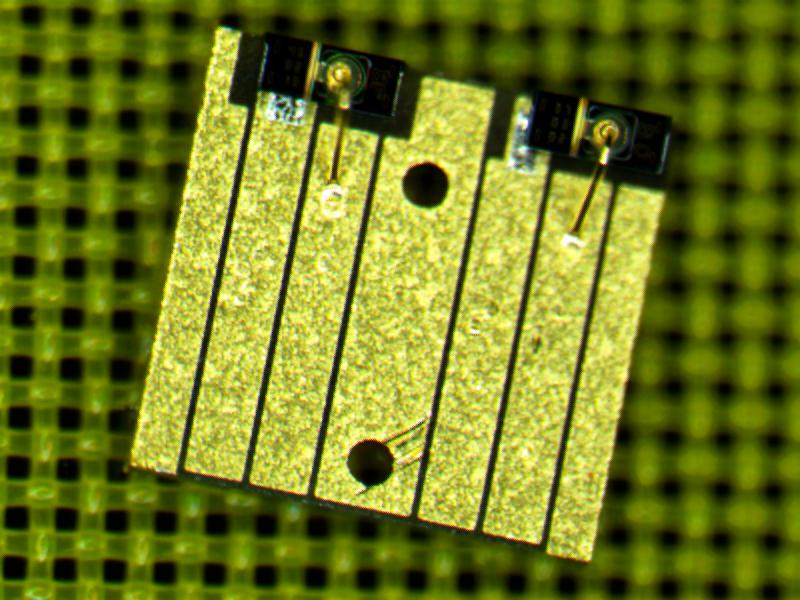
#> input picture TFPOETS/coc-0238.jpg, 800 x 600 px
$ python surf_detect.py
#> lines starting #> are read from the running program, lines starting #| are printed output that depends on the picture
import cv2
import numpy

opencv_haystack =cv2.imread('coc-0238.jpg')
#> opencv_haystack is the input picture: shape (600, 800, 3); mean B, G, R 31, 122.6, 111.7
opencv_needle =cv2.imread('coc-0250.jpg')
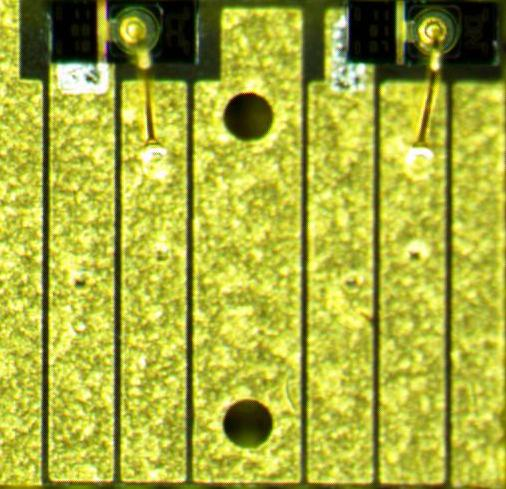
#> input picture TFPOETS/coc-0250.jpg, 506 x 489 px
#> opencv_needle is the input picture: shape (489, 506, 3); mean B, G, R 57, 173.6, 168.6

ngrey = cv2.cvtColor(opencv_needle, cv2.COLOR_BGR2GRAY)
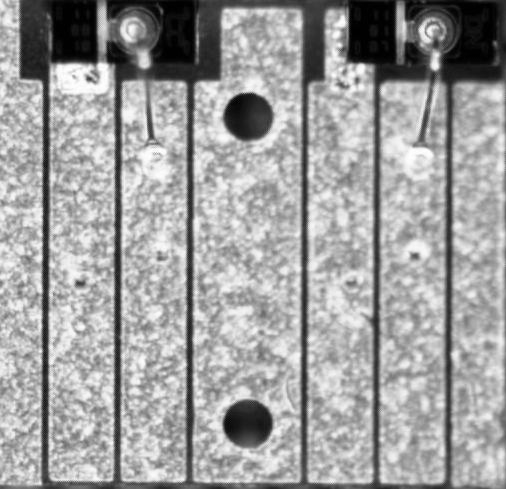
#> ngrey: shape (489, 506); min 0, max 255, mean 158.8
hgrey = cv2.cvtColor(opencv_haystack, cv2.COLOR_BGR2GRAY)
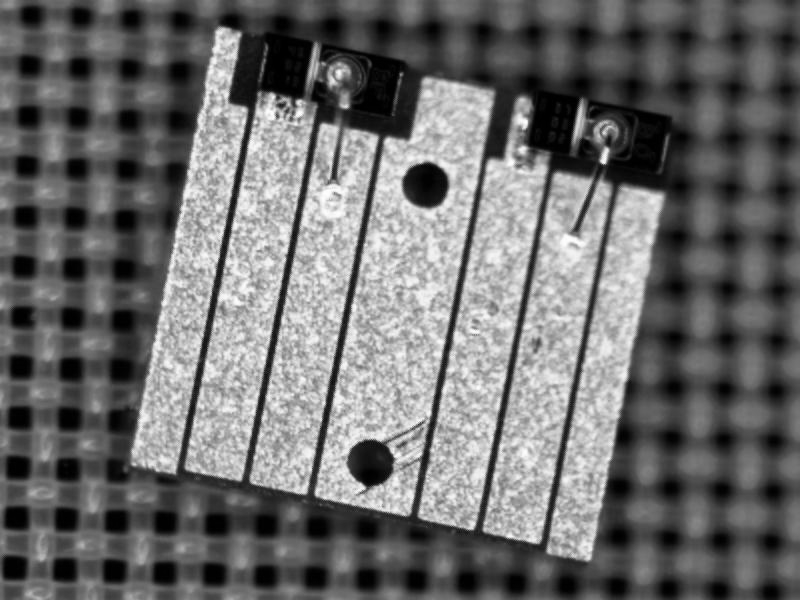
#> hgrey: shape (600, 800); min 0, max 255, mean 108.9

# build feature detector and descriptor extractor
hessian_threshold = 85
#> (the run stopped early here; a loop or call above may not have finished)
